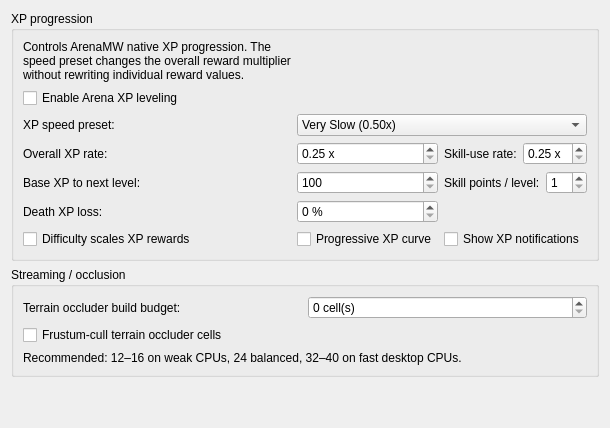
     <widget class="QWidget" name="ArenaSettings">
      <attribute name="title">
       <string>Arena Settings</string>
      </attribute>
      <layout class="QVBoxLayout" name="arenaSettingsLayout">
       <item>
        <widget class="QGroupBox" name="xpLevelingGroupBox">
         <property name="title">
          <string>XP progression</string>
         </property>
         <layout class="QGridLayout" name="xpLevelingLayout">
          <item row="0" column="0" colspan="1">
           <widget class="QLabel" name="xpAuthorityLabel">
            <property name="text">
             <string>Controls ArenaMW native XP progression. The speed preset changes the overall reward multiplier without rewriting individual reward values.</string>
            </property>
            <property name="wordWrap">
             <bool>true</bool>
            </property>
           </widget>
          </item>
          <item row="1" column="0" colspan="3">
           <widget class="QCheckBox" name="xpLevelingEnabledCheckBox">
            <property name="text">
             <string>Enable Arena XP leveling</string>
            </property>
           </widget>
          </item>
          <item row="2" column="0">
           <widget class="QLabel" name="xpRatePresetLabel">
            <property name="text">
             <string>XP speed preset:</string>
            </property>
           </widget>
          </item>
          <item row="2" column="1" colspan="2">
           <widget class="QComboBox" name="xpRatePresetComboBox">
            <property name="toolTip">
             <string>Convenience profile for the overall XP multiplier. Custom is selected automatically when you enter another value.</string>
            </property>
            <item>
             <property name="text">
              <string>Very Slow (0.50x)</string>
             </property>
            </item>
            <item>
             <property name="text">
              <string>Slow (0.75x)</string>
             </property>
            </item>
            <item>
             <property name="text">
              <string>Normal (1.00x)</string>
             </property>
            </item>
            <item>
             <property name="text">
              <string>Fast (1.50x)</string>
             </property>
            </item>
            <item>
             <property name="text">
              <string>Very Fast (2.00x)</string>
             </property>
            </item>
            <item>
             <property name="text">
              <string>Custom</string>
             </property>
            </item>
           </widget>
          </item>
          <item row="3" column="0">
           <widget class="QLabel" name="xpGainMultiplierLabel">
            <property name="text">
             <string>Overall XP rate:</string>
            </property>
           </widget>
          </item>
          <item row="3" column="1">
           <widget class="QDoubleSpinBox" name="xpGainMultiplierSpinBox">
            <property name="minimum">
             <double>0.25</double>
            </property>
            <property name="maximum">
             <double>4.0</double>
            </property>
            <property name="singleStep">
             <double>0.05</double>
            </property>
            <property name="decimals">
             <number>2</number>
            </property>
            <property name="suffix">
             <string> x</string>
            </property>
           </widget>
          </item>
          <item row="3" column="2">
           <layout class="QHBoxLayout" name="skillXpRateLayout">
            <item>
             <widget class="QLabel" name="skillXpMultiplierLabel">
              <property name="text">
               <string>Skill-use rate:</string>
              </property>
             </widget>
            </item>
            <item>
             <widget class="QDoubleSpinBox" name="skillXpMultiplierSpinBox">
              <property name="minimum">
               <double>0.25</double>
              </property>
              <property name="maximum">
               <double>4.0</double>
              </property>
              <property name="singleStep">
               <double>0.05</double>
              </property>
              <property name="decimals">
               <number>2</number>
              </property>
              <property name="suffix">
               <string> x</string>
              </property>
              <property name="toolTip">
               <string>Additional multiplier only for XP generated from normal skill-use actions.</string>
              </property>
             </widget>
            </item>
           </layout>
          </item>
          <item row="4" column="0">
           <widget class="QLabel" name="baseXpToLevelLabel">
            <property name="text">
             <string>Base XP to next level:</string>
            </property>
           </widget>
          </item>
          <item row="4" column="1">
           <widget class="QSpinBox" name="baseXpToLevelSpinBox">
            <property name="minimum">
             <number>100</number>
            </property>
            <property name="maximum">
             <number>10000</number>
            </property>
            <property name="singleStep">
             <number>100</number>
            </property>
           </widget>
          </item>
          <item row="4" column="2">
           <layout class="QHBoxLayout" name="skillPointsLayout">
            <item>
             <widget class="QLabel" name="skillPointsPerLevelLabel">
              <property name="text">
               <string>Skill points / level:</string>
              </property>
             </widget>
            </item>
            <item>
             <widget class="QSpinBox" name="skillPointsPerLevelSpinBox">
              <property name="minimum">
               <number>1</number>
              </property>
              <property name="maximum">
               <number>50</number>
              </property>
             </widget>
            </item>
           </layout>
          </item>
          <item row="5" column="0">
           <widget class="QLabel" name="deathXpLossLabel">
            <property name="text">
             <string>Death XP loss:</string>
            </property>
           </widget>
          </item>
          <item row="5" column="1">
           <widget class="QDoubleSpinBox" name="deathXpLossSpinBox">
            <property name="minimum">
             <double>0.0</double>
            </property>
            <property name="maximum">
             <double>100.0</double>
            </property>
            <property name="singleStep">
             <double>5.0</double>
            </property>
            <property name="decimals">
             <number>0</number>
            </property>
            <property name="suffix">
             <string> %</string>
            </property>
           </widget>
          </item>
          <item row="6" column="0">
           <widget class="QCheckBox" name="difficultyXpScalingCheckBox">
            <property name="text">
             <string>Difficulty scales XP rewards</string>
            </property>
           </widget>
          </item>
          <item row="6" column="1">
           <widget class="QCheckBox" name="progressiveXpCurveCheckBox">
            <property name="text">
             <string>Progressive XP curve</string>
            </property>
           </widget>
          </item>
          <item row="6" column="2">
           <widget class="QCheckBox" name="showXpNotificationsCheckBox">
            <property name="text">
             <string>Show XP notifications</string>
            </property>
           </widget>
          </item>
         </layout>
        </widget>
       </item>
       <item>
        <widget class="QGroupBox" name="arenaOptimizationGroupBox">
         <property name="title">
          <string>Streaming / occlusion</string>
         </property>
         <layout class="QGridLayout" name="arenaOptimizationLayout">
          <item row="0" column="0">
           <widget class="QLabel" name="occlusionTerrainBudgetLabel">
            <property name="text">
             <string>Terrain occluder build budget:</string>
            </property>
           </widget>
          </item>
          <item row="0" column="1">
           <widget class="QSpinBox" name="occlusionTerrainBudgetSpinBox">
            <property name="minimum">
             <number>0</number>
            </property>
            <property name="maximum">
             <number>128</number>
            </property>
            <property name="singleStep">
             <number>4</number>
            </property>
            <property name="suffix">
             <string> cell(s)</string>
            </property>
            <property name="toolTip">
             <string>Maximum newly decoded LAND cells per terrain-occluder rebuild. 0 builds the whole region at once; lower values reduce cell-transition spikes.</string>
            </property>
           </widget>
          </item>
          <item row="1" column="0" colspan="2">
           <widget class="QCheckBox" name="occlusionTerrainFrustumCullCheckBox">
            <property name="text">
             <string>Frustum-cull terrain occluder cells</string>
            </property>
            <property name="toolTip">
             <string>Skip cached terrain occluder cells outside the camera side planes before software rasterization. Recommended on all presets.</string>
            </property>
           </widget>
          </item>
          <item row="2" column="0" colspan="2">
           <widget class="QLabel" name="occlusionTerrainBudgetHintLabel">
            <property name="text">
             <string>Recommended: 12–16 on weak CPUs, 24 balanced, 32–40 on fast desktop CPUs.</string>
            </property>
            <property name="wordWrap">
             <bool>true</bool>
            </property>
           </widget>
          </item>
         </layout>
        </widget>
       </item>
       <item>
        <spacer name="arenaSettingsVerticalSpacer">
         <property name="orientation">
          <enum>Qt::Vertical</enum>
         </property>
         <property name="sizeHint" stdset="0">
          <size>
           <width>20</width>
           <height>40</height>
          </size>
         </property>
        </spacer>
       </item>
      </layout>
     </widget>
